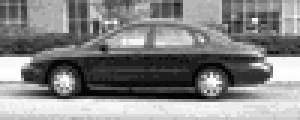
#> input picture datasets/uiuc/pos/pos-1.pgm, 100 x 40 px (shown 3 times larger); its folder holds only this picture in this run
$ jupyter execute --allow-errors uiuc_dataset_example.ipynb
#> lines starting #> are read from the running program, lines starting #| are printed output that depends on the picture
### cupagp/classifier.py
import copy
import random
import time
from typing import List

import numpy as np

from .program import Program
from .eval_cpu import CPUEvaluator


class BinaryClassifier:
    def __init__(self, train_set: np.ndarray, train_label: np.ndarray, valid_set=None, valid_label=None,
                 test_set=None, test_label=None, population_size=500, init_method='ramped_half_and_half',
                 init_depth=(3, 6), max_program_depth=8, generations=50, elist_size=5, tournament_size=7,
                 crossover_prob=0.8, mutation_prob=0.19, device='py_cuda', cu_arch=None, cu_code=None,
                 eval_batch=10, thread_per_block=128):
        """
        Args:
            train_set        : dataset for training
            train_label      : label set for training
            valid_set        : dataset for validation
            valid_label      : label set for validation
            test_set         : dataset for testing
            test_label       : label set for testing
            population_size  : population size
            init_method      : 'full', 'grow', of 'ramped_half_and_half'
            init_depth       : the initial depth of the program
            max_program_depth: max program depth in the population, perform hoist mutation if program exceeds this
            generations      : evolution times
            elist_size       : the first 'elist_size' good individuals go directly to the next generation
            tournament_size  : tournament size while performing tournament selection
            crossover_prob   : crossover probability
            mutation_prob    : mutation probability
            device           : the cuda_device on which executes fitness evaluation
            cu_arch          : [effective if using py_cuda] cuda arch used in: nvcc -o -arch=compute_75
            cu_code          : [effective if using py_cuda] cuda code used in: nvcc -o -code=sm_75
            eval_batch       : the number of program to evaluate simultaneously, valid when eval_method='population'
            thread_per_block : blockDim.x
        """
        if len(train_set) != len(train_label):
            raise RuntimeError('The length of train set is not equal to the length of the train label set.')

        if valid_set is not None and valid_label is not None and len(valid_set) != len(valid_label):
            raise RuntimeError('The length of validation set is not equal to the length of the validation label set.')

        if test_set is not None and test_label is not None and len(test_set) != len(test_label):
            raise RuntimeError('The length of test set is not equal to the length of the test label set.')

        if init_method not in ['full', 'grow', 'ramped_half_and_half']:
            raise RuntimeError('Argument "init_method" must be "full" or "grow" or "ramped_half_and_half".')

        if device not in ['py_cuda', 'numba_cuda', 'cupy', 'cpu']:
            raise RuntimeError('Argument "device" must be "py_cuda" or "numba_cuda" or "cupy" or "cpu".')

        self.train_set = train_set
        self.train_label = train_label
        self.valid_set = valid_set
        self.valid_label = valid_label
        self.test_set = test_set
        self.test_label = test_label
        self.data_size = len(train_set)
        self.img_h = len(train_set[0])
        self.img_w = len(train_set[0][0])
        self.population_size = population_size
        self.init_method = init_method
        self.init_depth = init_depth
        self.max_program_depth = max_program_depth
        self.generations = generations
        self.elist_size = elist_size
        self.tournament_size = tournament_size
        self.crossover_prob = crossover_prob
        self.mutation_prob = mutation_prob
        self.device = device
        self.cu_arch = cu_arch
        self.cu_code = cu_code
        self.eval_batch = eval_batch
        self.thread_per_block = thread_per_block
        self.cuda_kernel_time = 0

        # program evaluator
        self.evaluator = self._get_evaluator(self.train_set, self.train_label, is_for_train=True)

        if self.valid_set is not None:
            self.valid_evaluator = self._get_evaluator(self.valid_set, self.valid_label, is_for_train=False)

        if self.test_set is not None:
            self.test_evaluator = self._get_evaluator(self.test_set, self.test_label, is_for_train=False)

        # population properties
        self.population: List[Program] = []
        self.best_program: Program = ...  # the best program in current generation
        self.best_program_in_each_gen: List[Program] = []
        self.best_fitness: float = ...
        self.best_test_program: Program = ...

        # performance
        self.fitness_evaluation_time = 0
        self.training_time = 0

    # [151 lines left out: functions _get_evaluator, _shuffle_dataset_and_label, population_init, tournament_selection, mutation, _update_generation_properties and 3 more, not called in this run]

### example/uiuc_dataset_example.ipynb
[cell 1]
from PIL import Image
import os

import sys

sys.path.append('../')
from cupagp.classifier import BinaryClassifier
import numpy as np

Load dataset and label set from file.

[cell 2]
IH = 40
IW = 100

data = np.array([])
label = np.array([])

for root, ds, fs in os.walk('../datasets/uiuc/pos/'):
    num = 0
    for f in fs:
        image = Image.open('../datasets/uiuc/pos/' + f).convert('L')
#> image is the input picture: PIL image 100x40 L; min 4, max 255, mean 132.8
        image = image.resize((IH, IW))
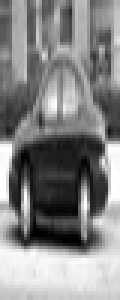
#> image: PIL image 40x100 L (shown 3 times larger); min 0, max 255, mean 132.8
        image_arr = np.array(image).astype(float)
        # add to data and label
        data = np.append(data, image_arr)
#> data = 4000 values, max 255 at index 1378, min 0 at index 3091, mean 132.8
        label = np.append(label, [1])

for root, ds, fs in os.walk('../datasets/uiuc/neg/'):
    num = 0
    for f in fs:
        image = Image.open('../datasets/uiuc/neg/' + f).convert('L')
        image = image.resize((IH, IW))
        image_arr = np.array(image).astype(float)
        # add to data and label
        data = np.append(data, image_arr)
        label = np.append(label, [0])

data = data.reshape(-1, IH, IW)
print(f'data shape: {data.shape}; label shape: {label.shape}')
#| data shape: (1, 40, 100); label shape: (1,)

Shuffle dataset and label.

[cell 3]
# shuffle
data_label = list(zip(data, label))
#> data_label = 1 item
np.random.shuffle(data_label)
data, label = zip(*data_label)
#> label = (1,)
data, label = np.array(data), np.array(label)
#> label = [1]

Split train set and test set.

[cell 4]
size = len(data)
#> size = 1
train_size = size // 4 * 3
#> train_size = 0
train_data, train_label, test_data, test_label = data[:train_size], label[:train_size], \
                                                 data[train_size:], label[train_size:]
#> train_data = empty array; train_label = empty array; test_label = [1]

size = len(test_data) // 2
#> size = 0
valid_data, valid_label = test_data[:size], test_label[:size]
#> valid_data = empty array; valid_label = empty array
test_data, test_label = test_data[size:], test_label[size:]
print(f'train data shape: {train_data.shape}; valid data shape: {valid_data.shape}; test data shape: {test_data.shape}')
#| train data shape: (0, 40, 100); valid data shape: (0, 40, 100); test data shape: (1, 40, 100)

Create a binary classifier and send train_data, train_label, test_data, test_label to it.
This cell uses 'py_cuda' as cuda backend.
The arg 'eval_batch' is set to 20 to avoid memory allocate failed on the GPU.

[cell 5]
import time

device = 'py_cuda'
eval_batch = 70

# if the two following args are set to None, the nvcc will automatically select one for compiling
# this might have mistakes, so you can specify these two args
# such as: cuda_arch = 'compute_75'; cuda_code = 'sm_75'
cuda_arch = None
cuda_code = None


#> (the rest of this cell did not finish here and is left out)

#> in __init__, `self.test_label = test_label`: self.test_label = [1]
#> in __init__, `self.data_size = len(train_set)`: self.data_size = 0

$ run again, on datasets/uiuc/pos/pos-12.pgm
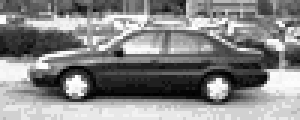
#> input picture datasets/uiuc/pos/pos-12.pgm, 100 x 40 px (shown 3 times larger)
#> image is the input picture: PIL image 100x40 L; min 0, max 255, mean 133.8
#> `image = image.resize((IH, IW))`:
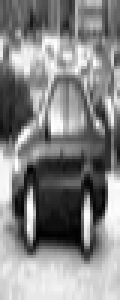
#> image: PIL image 40x100 L (shown 3 times larger); min 0, max 255, mean 133.8
#> data = 4000 values, max 255 at index 578, min 0 at index 2250, mean 133.8
#| data shape: (1, 40, 100); label shape: (1,)
#> data_label = 1 item
#> `data, label = zip(*data_label)`: label = (1,)
#> `data, label = np.array(data), np.array(label)`: label = [1]
#> `size = len(data)`: size = 1
#> train_size = 0
#> train_data = empty array; test_label = [1]
#> `size = len(test_data) // 2`: size = 0
#> valid_data = empty array
#| train data shape: (0, 40, 100); valid data shape: (0, 40, 100); test data shape: (1, 40, 100)
#> self.test_label = [1]
#> self.data_size = 0

$ run again, on datasets/uiuc/pos/pos-125.pgm
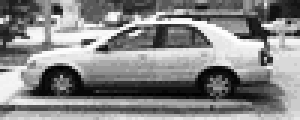
#> input picture datasets/uiuc/pos/pos-125.pgm, 100 x 40 px (shown 3 times larger)
#> image is the input picture: PIL image 100x40 L; min 1, max 255, mean 133.9
#> `image = image.resize((IH, IW))`:
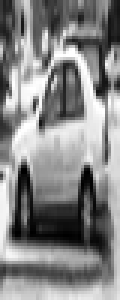
#> image: PIL image 40x100 L (shown 3 times larger); min 0, max 255, mean 133.8
#> data = 4000 values, max 255 at index 664, min 0 at index 2247, mean 133.8
#| data shape: (1, 40, 100); label shape: (1,)
#> data_label = 1 item
#> `data, label = zip(*data_label)`: label = (1,)
#> `data, label = np.array(data), np.array(label)`: label = [1]
#> `size = len(data)`: size = 1
#> train_size = 0
#> train_data = empty array; test_label = [1]
#> `size = len(test_data) // 2`: size = 0
#> valid_data = empty array
#| train data shape: (0, 40, 100); valid data shape: (0, 40, 100); test data shape: (1, 40, 100)
#> self.test_label = [1]
#> self.data_size = 0

$ run again, on datasets/uiuc/pos/pos-128.pgm
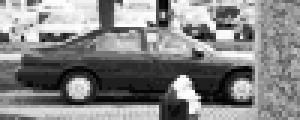
#> input picture datasets/uiuc/pos/pos-128.pgm, 100 x 40 px (shown 3 times larger)
#> image is the input picture: PIL image 100x40 L; min 1, max 255, mean 133.4
#> `image = image.resize((IH, IW))`:
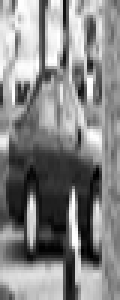
#> image: PIL image 40x100 L (shown 3 times larger); min 0, max 255, mean 133.4
#> data = 4000 values, max 255 at index 6, min 0 at index 2312, mean 133.4
#| data shape: (1, 40, 100); label shape: (1,)
#> data_label = 1 item
#> `data, label = zip(*data_label)`: label = (1,)
#> `data, label = np.array(data), np.array(label)`: label = [1]
#> `size = len(data)`: size = 1
#> train_size = 0
#> train_data = empty array; test_label = [1]
#> `size = len(test_data) // 2`: size = 0
#> valid_data = empty array
#| train data shape: (0, 40, 100); valid data shape: (0, 40, 100); test data shape: (1, 40, 100)
#> self.test_label = [1]
#> self.data_size = 0

$ run again, on datasets/uiuc/pos/pos-101.pgm
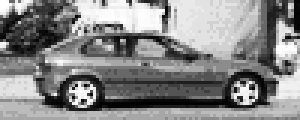
#> input picture datasets/uiuc/pos/pos-101.pgm, 100 x 40 px (shown 3 times larger)
#> image is the input picture: PIL image 100x40 L; min 2, max 255, mean 134.6
#> `image = image.resize((IH, IW))`:
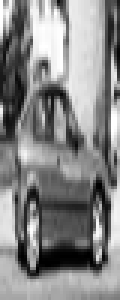
#> image: PIL image 40x100 L (shown 3 times larger); min 0, max 255, mean 134.6
#> data = 4000 values, max 255 at index 120, min 0 at index 3389, mean 134.6
#| data shape: (1, 40, 100); label shape: (1,)
#> data_label = 1 item
#> `data, label = zip(*data_label)`: label = (1,)
#> `data, label = np.array(data), np.array(label)`: label = [1]
#> `size = len(data)`: size = 1
#> train_size = 0
#> train_data = empty array; test_label = [1]
#> `size = len(test_data) // 2`: size = 0
#> valid_data = empty array
#| train data shape: (0, 40, 100); valid data shape: (0, 40, 100); test data shape: (1, 40, 100)
#> self.test_label = [1]
#> self.data_size = 0
